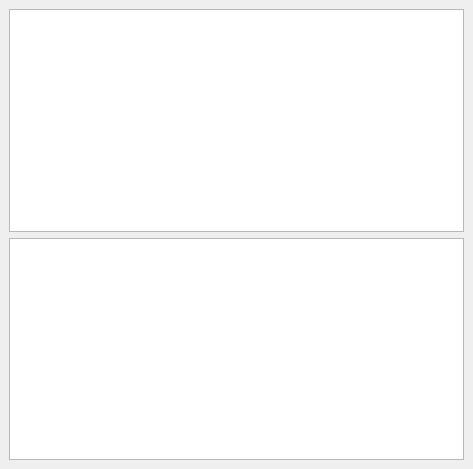
<?xml version="1.0" encoding="UTF-8"?>
<ui version="4.0">
 <class>MainWindow</class>
 <widget class="QMainWindow" name="MainWindow">
  <property name="geometry">
   <rect>
    <x>0</x>
    <y>0</y>
    <width>473</width>
    <height>469</height>
   </rect>
  </property>
  <property name="windowTitle">
   <string>MainWindow</string>
  </property>
  <widget class="QWidget" name="centralwidget">
   <layout class="QVBoxLayout" name="verticalLayout">
    <item>
     <widget class="QListWidget" name="listWidget"/>
    </item>
    <item>
     <widget class="QPlainTextEdit" name="plainTextEdit"/>
    </item>
   </layout>
  </widget>
 </widget>
 <resources/>
 <connections/>
</ui>
